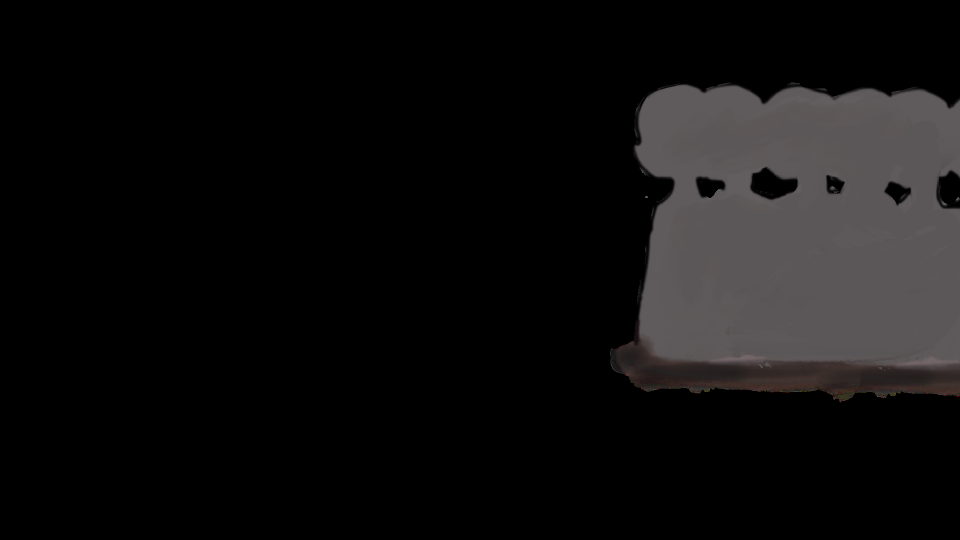
//> input picture Assets/Design/その他・背景/イラスト9 5.png, 1920 x 1080 px, given in place of the camera (shown at 1/2 size)
$ ./main   (built with g++ and OpenCV 4)
//> lines starting //> are read from the running program, lines starting //| are printed output that depends on the picture; after the words box and inside, x2 and y2 are one past the last pixel; in counts of white or black regions, pixels touching at a corner belong together
#include <iostream>  //入出力関連ヘッダ
#include <opencv2/opencv.hpp>  //OpenCV関連ヘッダ
#include <arpa/inet.h>
#include <netinet/in.h>
#include <sys/socket.h>
#include <sys/types.h>
#include <unistd.h>
#include <string>
#include <fstream>  // ファイルの入出力
#include <limits>  // 数値の最大値を取得する

#define FILE_NAME "index.txt"  //ファイル（動作確認用）

// カメラ設定
const int CAMERA_INDEX = 2;
const cv::Size FRAME_SIZE(1280, 720); // 幅と高さの設定（調整）

int main (int argc, char *argv[])
{
    // データ送信
    int sock;
    struct sockaddr_in addr;

    sock = socket(AF_INET, SOCK_DGRAM, 0);

    addr.sin_family = AF_INET;
    addr.sin_port = htons(12345);
    addr.sin_addr.s_addr = inet_addr("127.0.0.1");


    //ビデオキャプチャ初期化
    cv::VideoCapture capture(CAMERA_INDEX);  //カメラをオープン
    //ビデオファイルがオープンできたかどうかをチェック
    if (capture.isOpened()==0) {
        std::cerr << "Error: Could not open camera." << std::endl;
        return -1;
    }

    // フレームサイズの設定
    capture.set(cv::CAP_PROP_FRAME_WIDTH, FRAME_SIZE.width); // 幅
    capture.set(cv::CAP_PROP_FRAME_HEIGHT, FRAME_SIZE.height); // 高さ

    // カメラのホワイトバランスと露出の設定
    capture.set(cv::CAP_PROP_AUTO_WB, false);  // 自動ホワイトバランスを無効化
    capture.set(cv::CAP_PROP_AUTO_EXPOSURE, 0.25);  // 露出を下げる
    capture.set(cv::CAP_PROP_BRIGHTNESS, 0.5);  // 明るさを調整

    //画像格納用インスタンス準備
    int imageW = 1500, imageH = 800;
    cv::Mat originalImage;  //カメラオリジナル映像
    cv::Mat camImage(cv::Size(imageW,imageH), CV_8UC3);  //処理用リサイズ映像
    cv::Mat hsvImage;  //処理用HSV映像

    //画像表示用ウィンドウの生成
    cv::namedWindow("Cam");

    //検出領域＆格子設定
    //※必要に応じて数値を調整
    int areaW = 1470, areaH = 600;  //検出領域サイズ
    int M=9, N=4;  //検出領域分割数
    int gap = 60;  // 格子間の隙間
    cv::Point areaC(677, 405);  //検出領域中心
    double latticeW = (areaW - (M - 1) * gap) / M, latticeH = (areaH - (N - 1) * gap) / N;  //格子サイズ
    std::vector<std::vector<cv::Rect>> latticeRect;  //各格子

    for (int i=0; i<M; i++) {
        latticeRect.push_back(std::vector<cv::Rect>());  //i行追加
        for (int j=0; j<N; j++) {
            cv::Rect temp;
            // 隙間の分を考慮してx座標を設定
            int gap_offset = (i / 3) * gap;
            temp.x = areaC.x - M * 0.5 * latticeW + i * latticeW + gap_offset;
            temp.y = areaC.y - N * 0.5 * latticeH + j * latticeH;
            temp.width = latticeW;
            temp.height = latticeH;
            latticeRect[i].push_back(temp);  //i行にtemp追加
        }
    }

    //検出対象色のパラメータを調整
    int hVal[3] = {5, 30, 108};  // 青色のH値をさらに調整
    int sVal[3] = {40, 40, 60};  // 青色のS値を下げて、より広い範囲を検出
    int vVal[3] = {200, 200, 160};  // 青色のV値をさらに下げる
    int hRange = 15;  // 色相の範囲をさらに広げる
    int sRange = 50;
    int vRange = 90;  // 明度の範囲をさらに広げる

    int hBorder[3][4] = {{0,0,0,0},{0,0,0,0},{0,0,0,0}};
    int sBorder[3][2] = {{0,0},{0,0},{0,0}};
    int vBorder[3][2] = {{0,0},{0,0},{0,0}};

    for (int i=0; i<3; i++) {
        hBorder[i][0] = hVal[i] - hRange;
        if (hBorder[i][0] < 0) {
            hBorder[i][0] = 0;
            hBorder[i][2] = hVal[i] - hRange + 180;
            hBorder[i][3] = 180;
        }
        hBorder[i][1] = hVal[i] + hRange;
        if (hBorder[i][1] > 180) {
            hBorder[i][1] = 180;
            hBorder[i][2] = 0;
            hBorder[i][3] = hVal[i] + hRange - 180;
        }
        //sBorder[i][0] = std::max(0, sVal[i] - sRange);
        //sBorder[i][1] = std::min(255, sVal[i] + sRange);
        sBorder[i][0] = sVal[i];
        sBorder[i][1] = 255;
        vBorder[i][0] = std::max(0, vVal[i] - vRange);
        vBorder[i][1] = std::min(255, vVal[i] + vRange);
    }
    //色範囲確認用のターミナル上の出力
    for (int i=0; i<3; i++) {
        printf("%d: H(%d ~ %d, %d ~ %d), S(%d ~ %d), V(%d ~ %d)\n", i, hBorder[i][0], hBorder[i][1], hBorder[i][2], hBorder[i][3], sBorder[i][0], sBorder[i][1], vBorder[i][0], vBorder[i][1]);
    }

    // 判定済みの格子を記録
    std::vector<std::vector<bool>> checked(M, std::vector<bool>(N, false));
    std::vector<std::vector<int>> changeAmount(M, std::vector<int>(N, 0));

    //抽出領域確認用
    cv::Vec3b rgbCol[3];
    rgbCol[0][0] = 255; rgbCol[0][1] = 0; rgbCol[0][2] = 0;
    rgbCol[1][0] = 0; rgbCol[1][1] = 255; rgbCol[1][2] = 0;
    rgbCol[2][0] = 0; rgbCol[2][1] = 0; rgbCol[2][2] = 255;

    // 色検出の閾値を調整
    int maxChange = 100;  // 検出閾値を150から100に下げる

    //動画像処理無限ループ：「ビデオキャプチャから1フレーム取り込み」→「画像処理」→「表示」の繰り返し
    while (1) {
        //ビデオキャプチャ"capture"から1フレームを取り込んで，"originalImage"に格納
        capture >> originalImage;
//> originalImage is the input picture: 1080 rows x 1920 cols, CV_8UC3; mean B, G, R 14.8, 14.7, 15.7

        if (originalImage.empty()) { // フレームを取得できなかった場合、ループを出る
            std::cerr << "Error: Could not grab frame." << std::endl;
            break;
        }

        //ビデオが終了したら無限ループから脱出
        if (originalImage.data==NULL) break;

        //メディアンフィルタ適用
        cv::medianBlur(originalImage, originalImage, 3);
//> originalImage: 1080 rows x 1920 cols, CV_8UC3; 2.6% of pixels changed, all inside (x1, y1, x2, y2) = (1220, 164, 1920, 805)

        // 縮小処理
        cv::resize(originalImage, camImage, camImage.size());
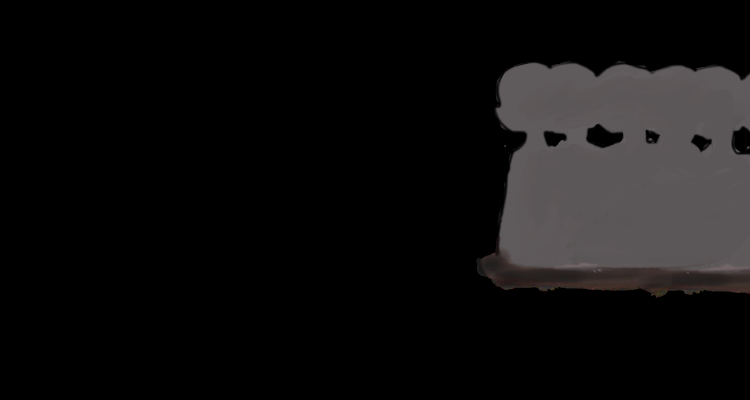
//> camImage: 800 rows x 1500 cols, CV_8UC3 (shown at 1/2 size); mean B, G, R 14.8, 14.7, 15.7

        // ガンマ補正の適用
        cv::Mat gammaCorrected;
        cv::Mat lookupTable(1, 256, CV_8U);
        uchar* p = lookupTable.ptr();
        for (int i = 0; i < 256; ++i)
            p[i] = cv::saturate_cast<uchar>(pow(i / 255.0, 0.4) * 255.0);
        cv::LUT(camImage, lookupTable, gammaCorrected);
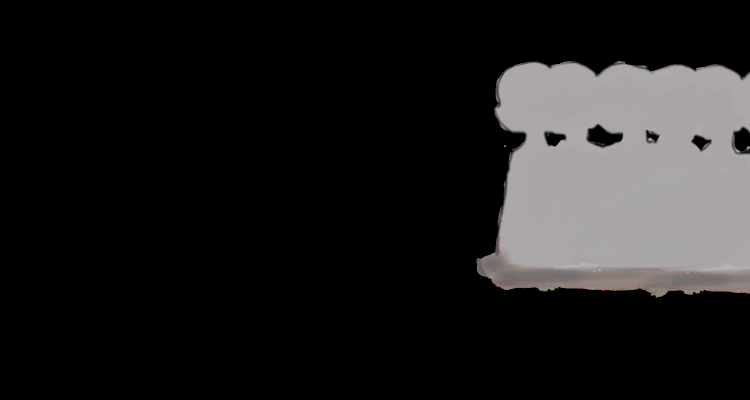
//> gammaCorrected: 800 rows x 1500 cols, CV_8UC3 (shown at 1/2 size); mean B, G, R 29.3, 29.2, 30.1

        //"camImage"をHSVに変換して"hsvImage"に格納
        cv::cvtColor(gammaCorrected, hsvImage, cv::COLOR_BGR2HSV);
//> hsvImage: 800 rows x 1500 cols, CV_8UC3; mean H, S, V 24.4, 1.6, 30.1

        // 色領域抽出と格子内の色判定
        int maxColorIndex = -1, maxI = -1, maxJ = -1;
        for (int j = 0; j < N; j++) {
            for (int i = 0; i < M; i++) {
                if (checked[i][j]) continue;  // すでに検出済みの格子は無視

                int colorPixelCount[3] = {0, 0, 0}; // 色ごとのピクセル数を初期化

                for (int y = latticeRect[i][j].y; y < latticeRect[i][j].y + latticeRect[i][j].height; y++) { // すべてのピクセルをスキャン
                    for (int x = latticeRect[i][j].x; x < latticeRect[i][j].x + latticeRect[i][j].width; x++) {
                        cv::Vec3b pixelHSV = hsvImage.at<cv::Vec3b>(y, x); // HSV値を取得

                        //3つの色の範囲内にあるかどうかをチェック
                        for (int k = 0; k < 3; k++) {
                            if ((pixelHSV[0] >= hBorder[k][0] && pixelHSV[0] < hBorder[k][1]) ||
                                (hBorder[k][3] != 0 && pixelHSV[0] >= hBorder[k][2] && pixelHSV[0] < hBorder[k][3])) {
                                if (pixelHSV[1] >= sBorder[k][0] && pixelHSV[1] <= sBorder[k][1] &&
                                    pixelHSV[2] >= vBorder[k][0] && pixelHSV[2] <= vBorder[k][1]) {
                                    colorPixelCount[k]++;
                                }
                            }
                        }
                    }
                }

                int maxChange1 = maxChange;
                maxColorIndex = -1;
                for (int k=0; k<3; k++) {
                    if (colorPixelCount[k]>maxChange1) {
                        maxColorIndex = k;
                        maxChange1 = colorPixelCount[k];
                    }
                }

                //if (i==M/2 && j==N/2) {
                //    printf("%d, %d, %d, %d\n", colorPixelCount[0], colorPixelCount[1], colorPixelCount[2], maxColorIndex);
                //}

                if (maxColorIndex>-1) {
                    maxChange = colorPixelCount[maxColorIndex];
                    maxI = i;
                    maxJ = j;
                    printf("%d, %d\n", maxI, maxJ);
                    break;
                }

                // [17 lines of commented-out code are left out]
            }

            if (maxColorIndex>-1)
                break;
        }
//> this loop made 4 passes
//> (maxColorIndex, maxChange, maxI, maxJ) on passes 1 to 4: (-1, 100, -1, -1), (-1, 100, -1, -1), (-1, 100, -1, -1), (0, 462, 6, 3)
//> after the loop, maxColorIndex = 0; maxChange = 462; maxI = 6; maxJ = 3

        int num = 0; //Unityに送信する値
        // 判定された色を格納
        if (maxI != -1 && maxJ != -1) {
            std::string detectedColor = "None"; //色情報
            std::string position = "None"; //位置情報

            if (maxChange > 0) {
                // 色インデックスに基づいて色情報を設定
                if (maxColorIndex == 0) detectedColor = "Red";
                if (maxColorIndex == 1) detectedColor = "Yellow";
                if (maxColorIndex == 2) detectedColor = "Blue";

                //printf("%d\n", maxColorIndex);

                //位置情報を格納
                if (maxI >= 0 && maxI <= 2) {
                    position = "left";
                } else if (maxI >= 3 && maxI <= 5) {
                    position = "center";
                } else if (maxI >= 6 && maxI <= 8) {
                    position = "right";
                }

                // int型に変換してUnityに送信
                if (detectedColor == "Red") {
                    if (position == "left") {
                        num = 11;
                    } else if (position == "center") {
                        num = 21;
                    } else if (position == "right") {
                        num = 31;
                    }
                } else if (detectedColor == "Yellow") {
                    if (position == "left") {
                        num = 12;
                    } else if (position == "center") {
                        num = 22;
                    } else if (position == "right") {
                        num = 32;
                    }
                } else if (detectedColor == "Blue") {
                    if (position == "left") {
                        num = 13;
                    } else if (position == "center") {
                        num = 23;
                    } else if (position == "right") {
                        num = 33;
                    }
                }

                if (num != 0) {
                    //動作確認用処理↓↓
                    // ファイルに書き込み
                    std::ofstream ofs(FILE_NAME, std::ios::trunc);
                    if (!ofs) {
                        std::cerr << "Error: Could not open file for writing." << std::endl;
                        return -1;
                    }
                    ofs << num << std::endl; // 取得した運勢を書き込む
                    ofs.close(); // ファイルをクローズする

                    // 検出結果を画面上に表示
                    cv::putText(camImage, detectedColor, cv::Point(latticeRect[maxI][maxJ].x + 5, latticeRect[maxI][maxJ].y + 20),
                        cv::FONT_HERSHEY_SIMPLEX, 0.5, cv::Scalar(255, 255, 255), 1);
//> camImage: 800 rows x 1500 cols, CV_8UC3; 78 pixels changed, all inside (x1, y1, x2, y2) = (969, 520, 995, 531)

                    checked[maxI][maxJ] = true;  // この格子を判定済みに設定

                    // 検出された格子をハイライト
                    cv::rectangle(camImage, latticeRect[maxI][maxJ], cv::Scalar(255, 255, 255), 2);
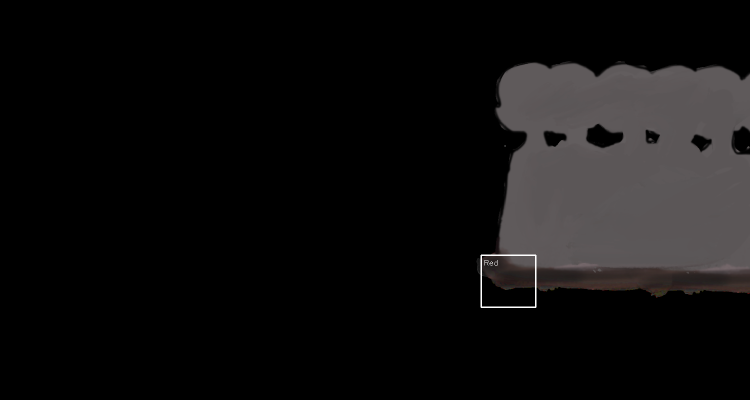
//> camImage: 800 rows x 1500 cols, CV_8UC3 (shown at 1/2 size); mean B, G, R 15.1, 15, 16

                    cv::imshow("Cam", camImage);
                    cv::waitKey(500); // 0.5秒間保持（確認のため）

                    std::ofstream ofs_clear(FILE_NAME, std::ios::trunc); // ファイルの中身を消す
                    if (!ofs_clear) {
                        std::cerr << "Error: Could not open file for clearing." << std::endl;
                        return -1;
                    }
                    ofs_clear.close();
                    //↑↑ここまで動作確認用
                }
            }
        }

        //unityに送信
        sendto(sock, &num, sizeof(num), 0, (struct sockaddr*)&addr, sizeof(addr));

        // 格子を表示
        for (int i = 0; i < M; i++) {
            for (int j = 0; j < N; j++) {
                // 判定済みの格子に色をつける（黄色で塗りつぶし）
                if (checked[i][j]) {
                    cv::rectangle(camImage, latticeRect[i][j], cv::Scalar(255, 255, 255), -1);
                }
                cv::rectangle(camImage, latticeRect[i][j], cv::Scalar(128, 128, 128), 1);
            }
        }
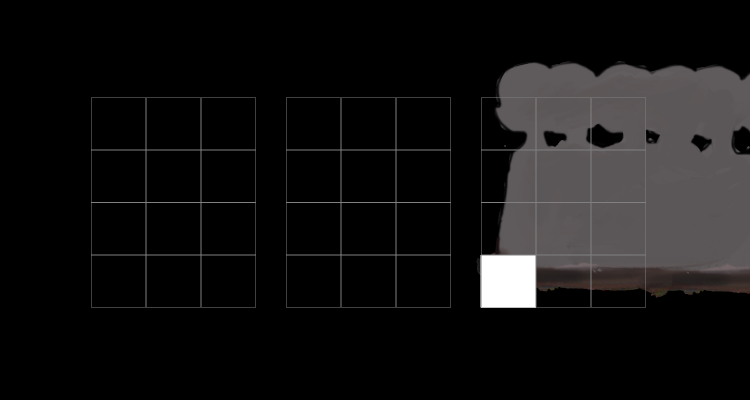
//> camImage: 800 rows x 1500 cols, CV_8UC3 (shown at 1/2 size); 2.16% of pixels changed, all inside (x1, y1, x2, y2) = (182, 195, 1292, 615)

        //ウィンドウに画像表示
        cv::imshow("Cam", camImage);
        // [20 lines of commented-out code are left out]
        int key = cv::waitKey(1);
//> the 'q' key is pressed
        if (key == 'r') {
            std::fill(checked.begin(), checked.end(), std::vector<bool>(N, false));
            std::fill(changeAmount.begin(), changeAmount.end(), std::vector<int>(N, 0));
            std::cout << "Grid reset" << std::endl;
        }

        //[q]キーが押されたら無限ループから脱出
        if (key=='q') break;
    }

    //メッセージを出力して終了
    printf("Finished\n");

    //終了処理
    close(sock);
    capture.release();
    cv::destroyAllWindows();

    return 0;
}
